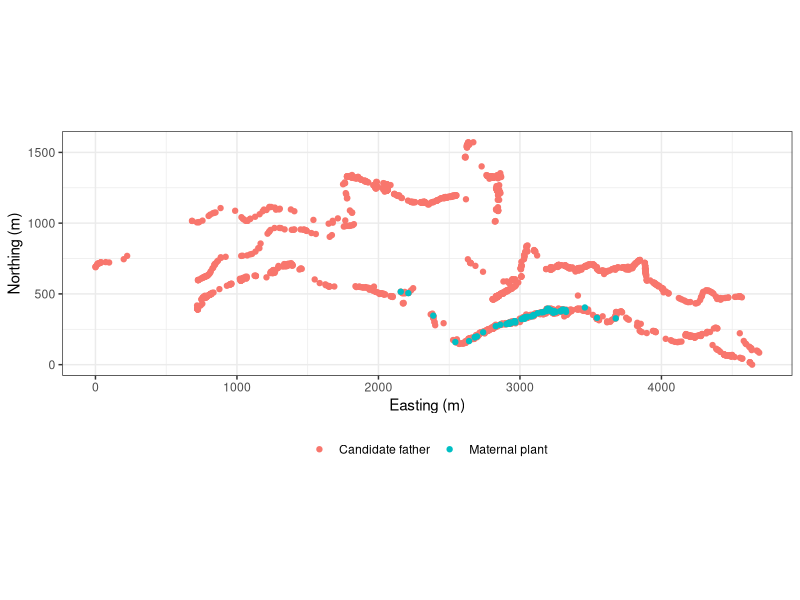

This figure's R source:
# Script to draw the map of the sampled plants, highlighting maternal plants.

library('tidyverse')

gps <- read_csv("01_data/processed_GPS_positions.csv", col_types = 'cdd')

map <- gps %>% 
  arrange(is_mother) %>% 
  mutate(
    is_mother = ifelse(is_mother, "Maternal plant", "Candidate father"),
    Easting = Easting - min(Easting),
    Northing = Northing - min(Northing)
  ) %>% 
  ggplot(aes(x = Easting, y = Northing, colour = is_mother)) +
  geom_point() +
  coord_fixed() +
  labs(
    x = "Easting (m)",
    y = "Northing (m)"
  ) + 
  theme_bw() +
  theme(
    legend.position="bottom",
    legend.title=element_blank()
  )

ggsave(
  filename = "05_manuscript/map.eps",
  plot = map,
  device = "eps",
  width = 16.9,
  height = 10,
  units = "cm"
  )